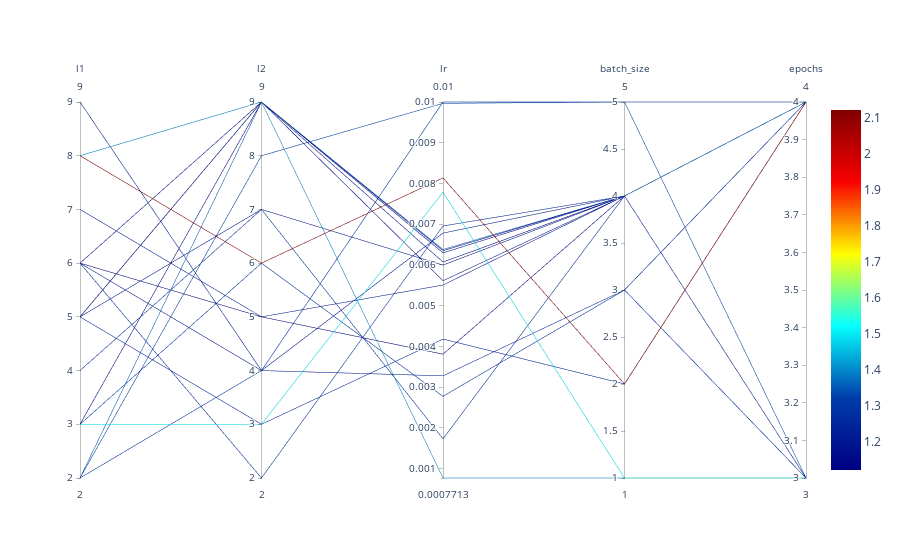

This figure's notebook cell:
### Markdown cell above
## Parallel Coordinates Plot

### Code cell
spot_tuner.parallel_plot()

### Figure 1 — Plotly figure (JSON) as saved in the notebook; plotly's stock layout.template omitted (floating-point values rounded to 4 significant figures)
{"data": [{"dimensions": [{"label": "l1", "range": [2, 9], "values": [6, 4, 5, 3, 7, 9, 3, 8, 8, 2, 2, 6, 5, 5, 5, 3, 2, 6, 6]}, {"label": "l2", "range": [2, 9], "values": [4, 7, 3, 6, 5, 4, 3, 6, 9, 8, 4, 2, 7, 9, 9, 9, 9, 9, 5]}, {"label": "lr", "range": [0.0007713, 0.01], "values": [0.006783, 0.001732, 0.004182, 0.002775, 0.005507, 0.003278, 0.007784, 0.008137, 0.0007713, 0.009967, 0.01, 0.006958, 0.005997, 0.006073, 0.00635, 0.006297, 0.006379, 0.005613, 0.00381]}, {"label": "batch_size", "range": [1, 5], "values": [4, 4, 2, 3, 4, 3, 1, 2, 1, 5, 5, 4, 4, 4, 4, 4, 4, 4, 4]}, {"label": "epochs", "range": [3, 4], "values": [4, 4, 4, 3, 3, 4, 3, 4, 3, 3, 4, 4, 4, 4, 4, 4, 4, 4, 4]}], "line": {"cmax": 2.121, "cmin": 1.122, "color": [1.194, 1.271, 1.246, 1.284, 1.223, 1.238, 1.501, 2.121, 1.4, 1.331, 1.304, 1.27, 1.194, 1.154, 1.167, 1.153, 1.355, 1.162, 1.122], "colorscale": [[0, "rgb(0,0,131)"], [0.2, "rgb(0,60,170)"], [0.4, "rgb(5,255,255)"], [0.6, "rgb(255,255,0)"], [0.8, "rgb(250,0,0)"], [1, "rgb(128,0,0)"]], "showscale": true}, "type": "parcoords"}], "layout": {}}
